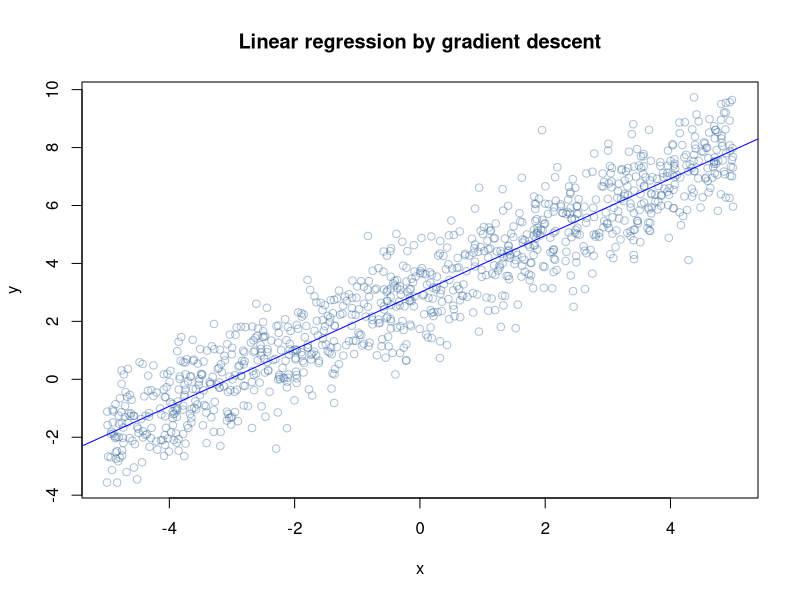
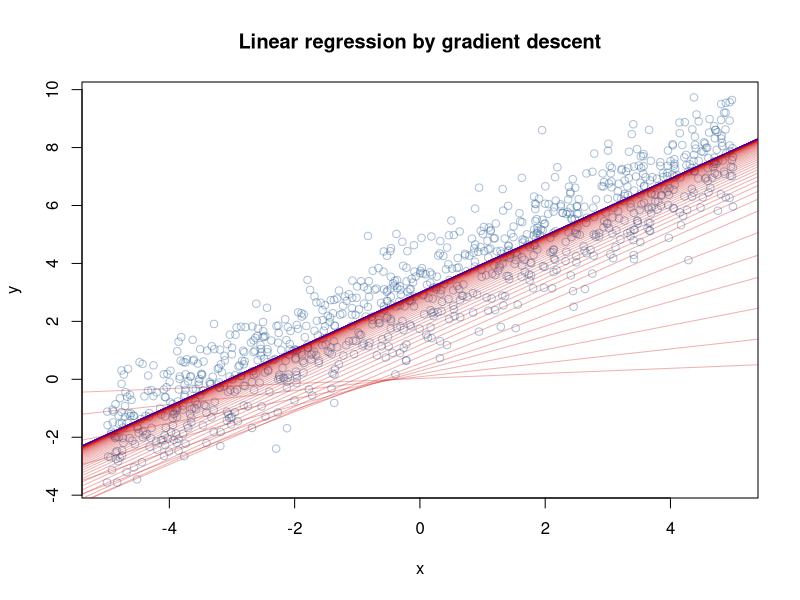
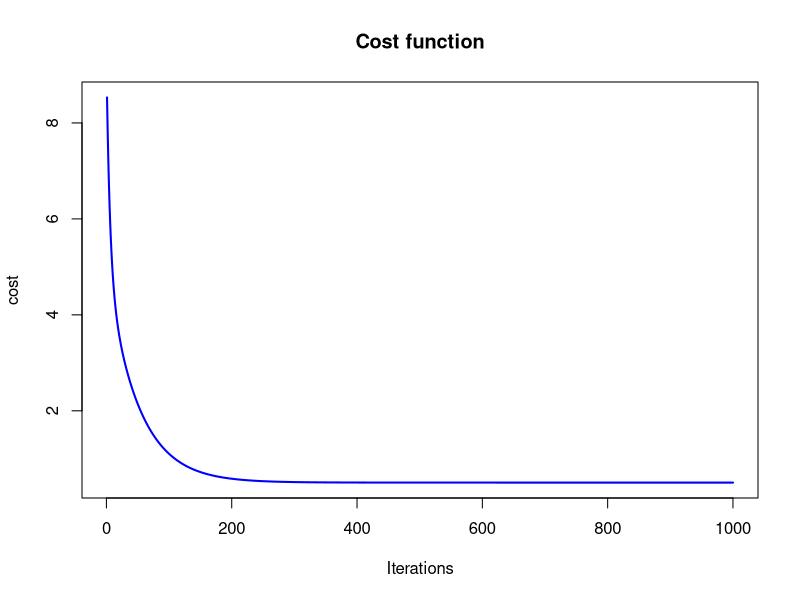

Write the R code that produced these figures, in order.
#Use of gradient descent to minimize loss and estimate weights
# generate random data in which y is a noisy function of x
n<-1000
x <- runif(n, -5, 5)
y <- x + rnorm(n) + 3
# fit a linear model
res <- lm( y ~ x )
print(res)
# plot the data and the model
plot(x,y, col=rgb(0.2,0.4,0.6,0.4), main='Linear regression by gradient descent')
abline(res, col='blue')

# squared error loss/cost function
cost <- function(X, y, theta) {
  sum( (X %*% theta - y)^2 ) / (2*length(y))
}
# learning rate and iteration limit
alpha <- 0.01
num_iters <- 1000
# keep history
cost_history <- double(num_iters)
theta_history <- list(num_iters)
# initialize coefficients
theta <- matrix(c(0,0), nrow=2)
# add a column of 1's for the intercept coefficient
X <- cbind(1, matrix(x))
# gradient descent
for (i in 1:num_iters) {
  error <- (X %*% theta - y)
  delta <- t(X) %*% error / length(y)
  theta <- theta - alpha * delta
  cost_history[i] <- cost(X, y, theta)
  theta_history[[i]] <- theta
}
print(theta)

# plot data and converging fit
plot(x,y, col=rgb(0.2,0.4,0.6,0.4), main='Linear regression by gradient descent')
for (i in c(1,3,6,10,14,seq(20,num_iters,by=10))) {
  abline(coef=theta_history[[i]], col=rgb(0.8,0,0,0.3))
}
abline(coef=theta, col='blue')
plot(cost_history, type='l', col='blue', lwd=2, main='Cost function', ylab='cost', xlab='Iterations')
